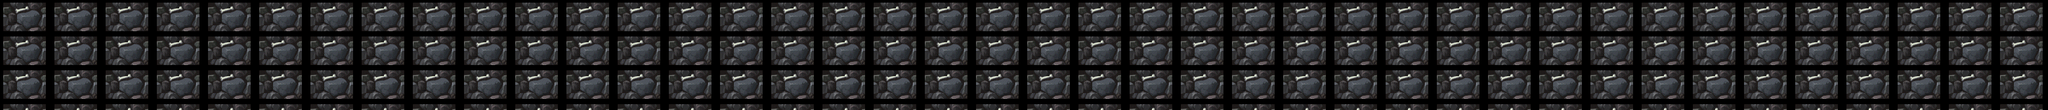

This game map was drawn from its Tiled (.tmx) file and the tilesets committed beside it. A one-line description and the trimmed map source follow:
An orthogonal 240x13 tile map with 16x16 px tiles, 1 tile layer (Tile Layer 1).

<map version="1.0" orientation="orthogonal" renderorder="left-up" width="240" height="13" tilewidth="16" tileheight="16" nextobjectid="1">
 <tileset firstgid="1" name="PC Computer - MapleStory - Halloween Tiles" tilewidth="16" tileheight="16" spacing="2" margin="1" tilecount="1632" columns="34">
  <image source="source/PC Computer - MapleStory - Halloween Tiles.png" width="617" height="875" />
 </tileset>
 <layer name="Tile Layer 1" width="240" height="13">
  <data>[3120 cells, 3120 non-empty, 24 distinct tile ids]</data>
 </layer>
</map>
